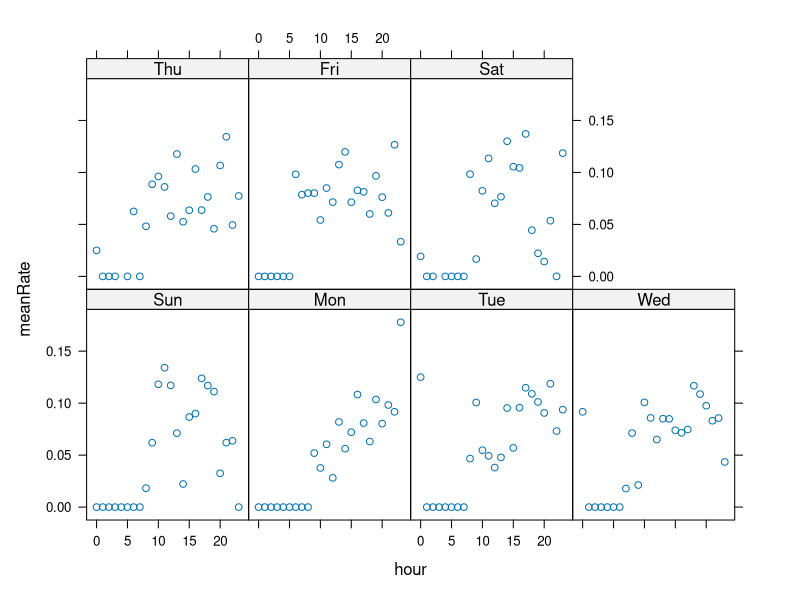

This figure's R source:
library(dplyr)
library(lubridate)
library(ggplot2)
library(lattice)

setwd("C:/Users/Louis/SkyDrive/Documents/R-files/GA ConvRate")
data <- read.table("data.csv", sep = ","
    , skip = 6, header = T, stringsAsFactors = F)
head(data)
data$Date.Range <- dmy_hm(data$Date.Range)
data$hour <- hour(data$Date.Range)
data$date <- as.Date(data$Date.Range)
class(data$date)

data$day <- wday(data$Date.Range, label = T)
data$Segment <- as.factor(data$Segment)

any(is.na(data))
head(data)
convRate <- select(data, -Hour.Index) %>%
  group_by(Date.Range) %>% mutate(rate = (Sessions/sum(Sessions)) ) %>%
  filter(Segment == "ROI Product Confirmation")

summaryData <- select(convRate, Sessions, hour, day, rate) %>%
  group_by(day, hour) %>% 
  summarize(meanRate = mean(na.omit(rate)), sdRate = sd(na.omit(rate)))

#lattice plots for mean hourly conversion rate of prospect sessions by day of week
xyplot(meanRate ~ hour|day, data = summaryData)




